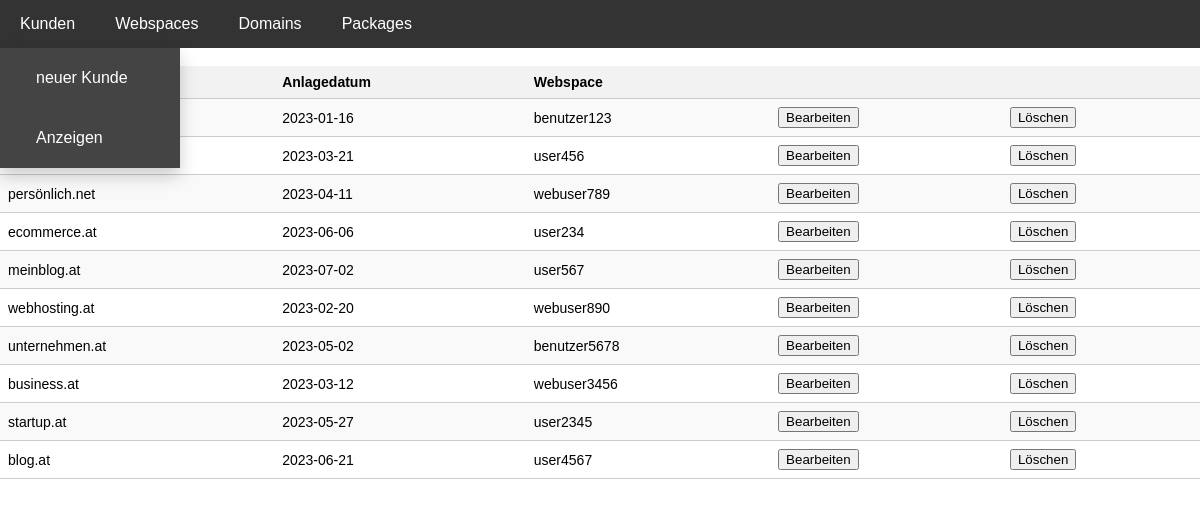
The app's page /do_show.php with its own data.
### tables this page shows
CREATE TABLE domains (
	do_id INT PRIMARY KEY AUTO_INCREMENT,  
    do_name VARCHAR(100) NOT NULL,
    do_creation_date DATE NOT NULL,
    we_user VARCHAR(20),
    pa_id INT,
    CONSTRAINT webs_domains FOREIGN KEY (we_user) REFERENCES webs(we_user) ON DELETE RESTRICT ON UPDATE RESTRICT,
    CONSTRAINT packages_domains FOREIGN KEY (pa_id) REFERENCES packages(pa_id) ON DELETE RESTRICT ON UPDATE RESTRICT
);

### do_show.php (the view, shortened to what this page needs)
<!DOCTYPE html>
<html>
<html lang="de">
<head>
    <link rel="stylesheet" href="styles.css">
</head>
<body>
    <nav>
        <ul class="navbar">
            <li class="nav-item">
                <a href="#">Kunden</a>
            </li>
            <li class="nav-item">
                <a href="#">Webspaces</a>
            </li>
            <li class="nav-item">
                <a href="#">Domains</a>
            </li>
            <li class="nav-item">
                <a href="#">Packages</a>
            </li>
        </ul>
    </nav>
    <br>
    <?php
        $hostname = "localhost";
        $username = "admin";
        $password = "Passw0rd";
        $db = "mynet_test";
        $dbconnect = mysqli_connect($hostname, $username, $password, $db);
    ?>
    <table class="styled-table">
        <tr>
            <th>Domain</th>
            <th>Anlagedatum</th>
            <th>Webspace</th>
            <th></th>
            <th></th>
        </tr>
    <?php
    $query = mysqli_query($dbconnect, "SELECT * FROM domains")
        or die (mysqli_error($dbconnect));
    while ($row = mysqli_fetch_array($query)) {
        echo
        "<tr>
            <td>{$row['do_name']}</td>
            <td>{$row['do_creation_date']}</td>
            <td>{$row['we_user']}</td>
            <td>
            <form action='do_edit.php' method='post'>
                <input type='hidden' name='do_id' value='{$row['do_id']}'>
                <input type='submit' name='bearbeiten' value='Bearbeiten'>
            </form>
            </td>
            <td>
            <form action='do_delete.php' method='post'>
                <input type='hidden' name='do_id' value='{$row['do_id']}'>
                <input type='submit' name='loeschen' value='Löschen'>
            </form>
            </td>
        </tr>";
    }
    ?>
    </table>
</body>
</html>

### styles.css (style rules this page uses)
body { font-family: Arial, sans-serif; margin: 0; padding: 0; }
.navbar { background-color: #333; list-style-type: none; padding: 0; margin: 0; display: flex; align-items: center; }
.nav-item { position: relative; }
.nav-item a { display: block; color: white; text-decoration: none; padding: 15px 20px; transition: background-color 0.3s ease; }
.styled-table { width: 100%; border-collapse: collapse; font-size: 14px; }
.styled-table th, .styled-table td { padding: 8px; text-align: left; border-bottom: 1px solid #ccc; }
.styled-table th { background-color: #f2f2f2; }
.styled-table tr:nth-child(even) { background-color: #f9f9f9; }

### records on screen
domains: do_creation_date "2023-01-16", we_user "benutzer123"
domains: do_creation_date "2023-03-21", we_user "user456"
domains: do_name "persönlich.net", do_creation_date "2023-04-11", we_user "webuser789"
domains: do_name "ecommerce.at", do_creation_date "2023-06-06", we_user "user234"
domains: do_name "meinblog.at", do_creation_date "2023-07-02", we_user "user567"
domains: do_name "webhosting.at", do_creation_date "2023-02-20", we_user "webuser890"
domains: do_name "unternehmen.at", do_creation_date "2023-05-02", we_user "benutzer5678"
domains: do_name "business.at", do_creation_date "2023-03-12", we_user "webuser3456"
domains: do_name "startup.at", do_creation_date "2023-05-27", we_user "user2345"
domains: do_name "blog.at", do_creation_date "2023-06-21", we_user "user4567"
